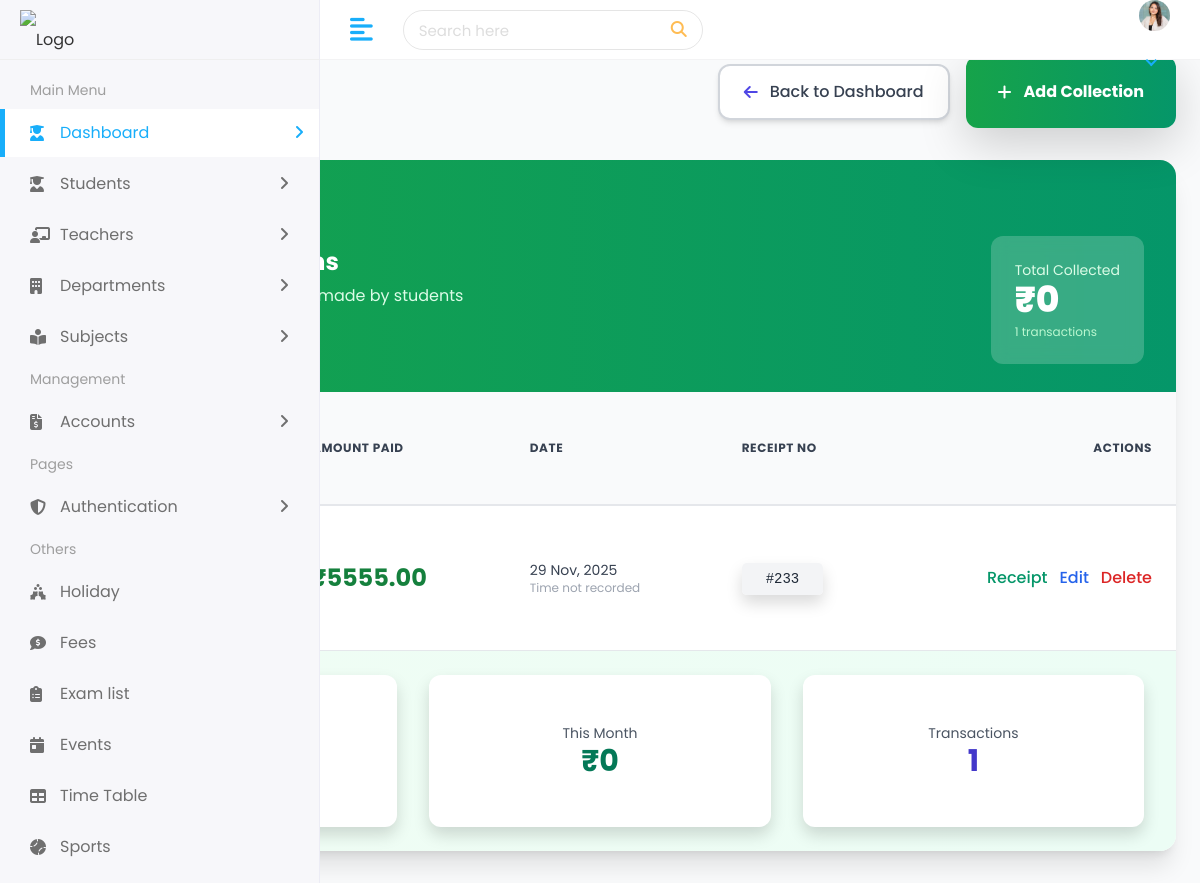
The app's page /student/fees-collections/ with its own data.
### student/models.py (models this page shows, shortened)
class Fees(models.Model):
    PAYMENT_MODES = [
        ('Cash', 'Cash'),
        ('UPI', 'UPI'),
        ('Bank Transfer', 'Bank Transfer'),
        ('Cheque', 'Cheque'),
    ]
    student = models.ForeignKey(Student, on_delete=models.CASCADE, related_name='fees')
    amount = models.DecimalField(max_digits=10, decimal_places=2)
    mode = models.CharField(max_length=30, choices=PAYMENT_MODES, default='Cash')
    date = models.DateField()
    receipt_no = models.CharField(max_length=100, blank=True, null=True)
    created_at = models.DateTimeField(auto_now_add=True)

### student/views.py (the view)
# urls.py: path('fees-collections/', views.fees_collections_view, name='fees_collections'),
def fees_collections_view(request):
    try:
        from .models import Fees
        fees = Fees.objects.select_related('student').order_by('-date')
    except Exception:
        fees = []
    context = {
        'fees': fees,
    }
    return render(request, 'fees-collections.html', context)

### templates/fees-collections.html (shortened to what this page needs)
{% extends 'Home/base.html' %}
{% load static %}
{% block body %}
<div class="min-h-screen bg-gray-50 py-8 px-4">
    <div class="max-w-7xl mx-auto">
        <div class="flex flex-col sm:flex-row sm:items-center sm:justify-between mb-8">
            <div>
                <h1 class="text-3xl font-bold text-gray-900">Fees Collections</h1>
                <nav class="flex mt-2 text-sm text-gray-600">
                    <a href="{% url 'dashboard' %}" class="hover:text-indigo-600">Dashboard</a>
                    <span class="mx-2">/</span>
                    <span class="text-green-600 font-bold">Fees Collections</span>
                </nav>
            </div>
            <div class="mt-4 sm:mt-0 flex items-center space-x-4">
                <a href="{% url 'dashboard' %}"
                   class="flex items-center space-x-3 px-6 py-3.5 bg-white border-2 border-gray-300 rounded-xl shadow-md hover:shadow-lg hover:border-gray-400 hover:bg-gray-50 font-medium text-gray-700 transition-all duration-200 transform hover:-translate-x-1">
                    <i class="fas fa-arrow-left text-indigo-600"></i>
                    <span>Back to Dashboard</span>
                </a>
                <a href="{% url 'add_fees_collection' %}"
                   class="px-8 py-4 bg-gradient-to-r from-green-600 to-emerald-600 hover:from-green-700 hover:to-emerald-700 text-white font-bold rounded-xl shadow-lg flex items-center space-x-3 transform hover:scale-105 transition duration-300">
                    <i class="fas fa-plus"></i>
                    <span>Add Collection</span>
                </a>
            </div>
        </div>
        <div class="bg-white rounded-2xl shadow-xl overflow-hidden">
            <div class="px-8 py-7 bg-gradient-to-r from-green-600 to-emerald-600">
                <div class="flex flex-col lg:flex-row lg:items-center lg:justify-between">
                    <div>
                        <h2 class="text-2xl font-bold text-white flex items-center">
                        </h2>
                        <p class="text-green-100 mt-1">Track every successful payment made by students</p>
                    </div>
                    <div class="mt-5 lg:mt-0 bg-white/20 backdrop-blur rounded-xl px-6 py-4">
                        <p class="text-green-100 text-sm">Total Collected</p>
                        <p class="text-4xl font-extrabold text-white">₹{{ total_collected|default:"0" }}</p>
                        <p class="text-green-200 text-xs mt-1">{{ fees|length }} transactions</p>
                    </div>
                </div>
            </div>
            <div class="overflow-x-auto">
                <table class="w-full">
                    <thead class="bg-gray-50 border-b-2 border-gray-200">
                        <tr>
                            <th class="px-6 py-5 text-left text-xs font-bold text-gray-700 uppercase tracking-wider">#</th>
                            <th class="px-6 py-5 text-left text-xs font-bold text-gray-700 uppercase tracking-wider">Student</th>
                            <th class="px-6 py-5 text-left text-xs font-bold text-gray-700 uppercase tracking-wider">Amount Paid</th>
                            <th class="px-6 py-5 text-left text-xs font-bold text-gray-700 uppercase tracking-wider">Date</th>
                            <th class="px-6 py-5 text-left text-xs font-bold text-gray-700 uppercase tracking-wider">Receipt No</th>
                            <th class="px-6 py-5 text-right text-xs font-bold text-gray-700 uppercase tracking-wider">Actions</th>
                        </tr>
                    </thead>
                    <tbody class="divide-y divide-gray-200">
                        {% for fee in fees %}
                        <tr class="hover:bg-green-50 transition duration-200 group">
                            <td class="px-6 py-5 text-sm font-medium text-gray-600">{{ forloop.counter }}</td>
                            <td class="px-6 py-5">
                                <div class="flex items-center space-x-4">
                                    <div>
                                        <p class="text-sm text-gray-500">{{ fee.student.class_name|default:"N/A" }}</p>
                                    </div>
                                </div>
                            </td>
                            <td class="px-6 py-5">
                                <span class="text-2xl font-bold text-green-700">₹{{ fee.amount }}</span>
                            </td>
                            <td class="px-6 py-5 text-sm text-gray-700">
                            {{ fee.date|date:"d M, Y" }}
                            {% if fee.date_time %}
                                <span class="block text-xs text-gray-500">{{ fee.date_time|time:"h:i A" }}</span>
                            {% else %}
                                <span class="block text-xs text-gray-400">Time not recorded</span>
                            {% endif %}
                        </td>
                            <td class="px-6 py-5">
                                <span class="px-4 py-2 bg-gray-100 text-gray-800 font-mono text-sm rounded-lg shadow">
                                    #{{ fee.receipt_no }}
                                </span>
                            </td>
                            <td class="px-6 py-5 text-right">
                                <div class="flex items-center justify-end space-x-3">
                                    <a href="#" class="text-emerald-600 hover:text-emerald-800 font-medium">
                                        Receipt
                                    </a>
                                    <a href="{% url 'edit_fees' fee.id %}"
                                       class="text-blue-600 hover:text-blue-800 font-medium hover:underline">
                                        Edit
                                    </a>
                                    <form action="{% url 'delete_fees' fee.id %}" method="POST" class="inline">
                                        <button type="submit"
                                                onclick="return confirm('Delete this collection permanently?')"
                                                class="text-red-600 hover:text-red-800 font-medium hover:underline">
                                            Delete
                                        </button>
                                    </form>
                                </div>
                            </td>
                        </tr>
                        {% endfor %}
                    </tbody>
                </table>
            </div>
            {% if fees %}
            <div class="px-8 py-6 bg-gradient-to-r from-green-50 to-emerald-50 border-t">
                <div class="grid grid-cols-1 sm:grid-cols-3 gap-8 text-center">
                    <div class="bg-white rounded-xl p-5 shadow">
                        <p class="text-gray-600 text-sm">Total Collections</p>
                        <p class="text-3xl font-bold text-green-700">₹{{ total_collected|default:"0" }}</p>
                    </div>
                    <div class="bg-white rounded-xl p-5 shadow">
                        <p class="text-gray-600 text-sm">This Month</p>
                        <p class="text-3xl font-bold text-emerald-700">₹{{ monthly_total|default:"0" }}</p>
                    </div>
                    <div class="bg-white rounded-xl p-5 shadow">
                        <p class="text-gray-600 text-sm">Transactions</p>
                        <p class="text-3xl font-bold text-indigo-700">{{ fees|length }}</p>
                    </div>
                </div>
            {% endif %}
        </div>
    </div>
</div>
<script src="https://cdn.tailwindcss.com"></script>
{% endblock %}

### static/assets/css/style.css (style rules this page uses)
html { height: 100%; }
body { background-color: #fff; color: #333; font-family: 'Poppins', sans-serif; font-size: 1rem; height: 100%; line-height: 1.5; overflow-x: hidden; }
h1, h2, h3, h4, h5, h6 { font-family: 'Poppins', sans-serif; margin-top: 0; }
input, input:focus, button, button:focus { outline: none; }
.block { display: block !important; }
.bg-white { background-color: #fff; }

### records on screen
Fees: amount "5555.00", date "29 Nov, 2025", receipt_no "233"

### other values on screen
{{ total_collected|default:"0" }} "0"
{{ fees|length }} "1"
{{ monthly_total|default:"0" }} "0"
